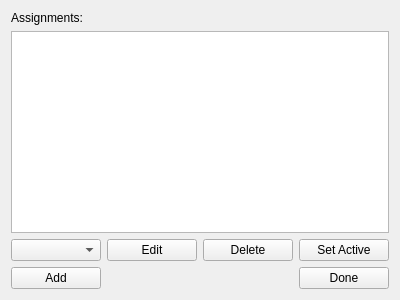
<?xml version="1.0" encoding="UTF-8"?>
<ui version="4.0">
 <class>selectAssignment</class>
 <widget class="QWidget" name="selectAssignment">
  <property name="geometry">
   <rect>
    <x>0</x>
    <y>0</y>
    <width>400</width>
    <height>300</height>
   </rect>
  </property>
  <property name="windowTitle">
   <string>Form</string>
  </property>
  <layout class="QGridLayout" name="gridLayout">
   <item row="1" column="0" colspan="4">
    <widget class="QTextBrowser" name="textBrowser"/>
   </item>
   <item row="2" column="2">
    <widget class="QPushButton" name="pushButton_2">
     <property name="text">
      <string>Delete</string>
     </property>
    </widget>
   </item>
   <item row="2" column="0">
    <widget class="QComboBox" name="comboBox"/>
   </item>
   <item row="3" column="0">
    <widget class="QPushButton" name="pushButton_4">
     <property name="text">
      <string>Add</string>
     </property>
    </widget>
   </item>
   <item row="2" column="1">
    <widget class="QPushButton" name="pushButton">
     <property name="text">
      <string>Edit</string>
     </property>
    </widget>
   </item>
   <item row="3" column="3">
    <widget class="QPushButton" name="pushButton_5">
     <property name="text">
      <string>Done</string>
     </property>
    </widget>
   </item>
   <item row="2" column="3">
    <widget class="QPushButton" name="pushButton_3">
     <property name="text">
      <string>Set Active</string>
     </property>
    </widget>
   </item>
   <item row="0" column="0">
    <widget class="QLabel" name="label">
     <property name="text">
      <string>Assignments:</string>
     </property>
    </widget>
   </item>
  </layout>
 </widget>
 <resources/>
 <connections/>
</ui>
